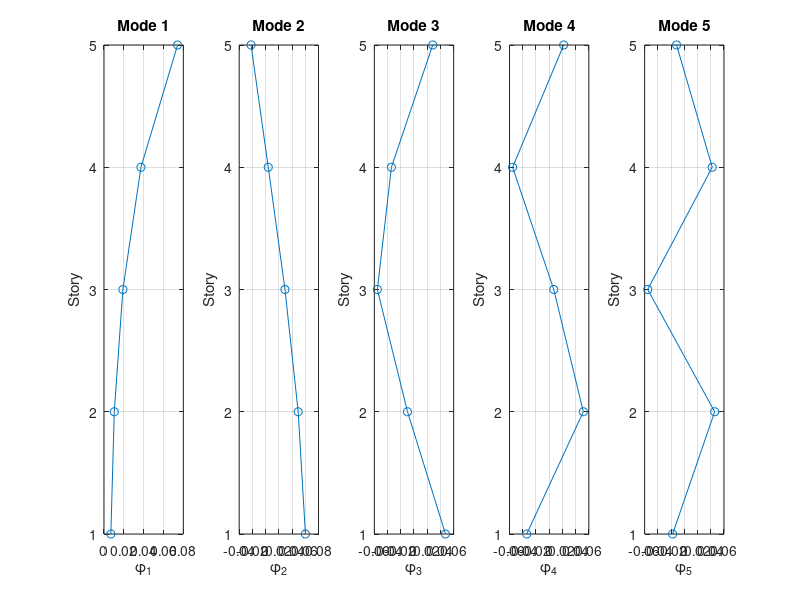
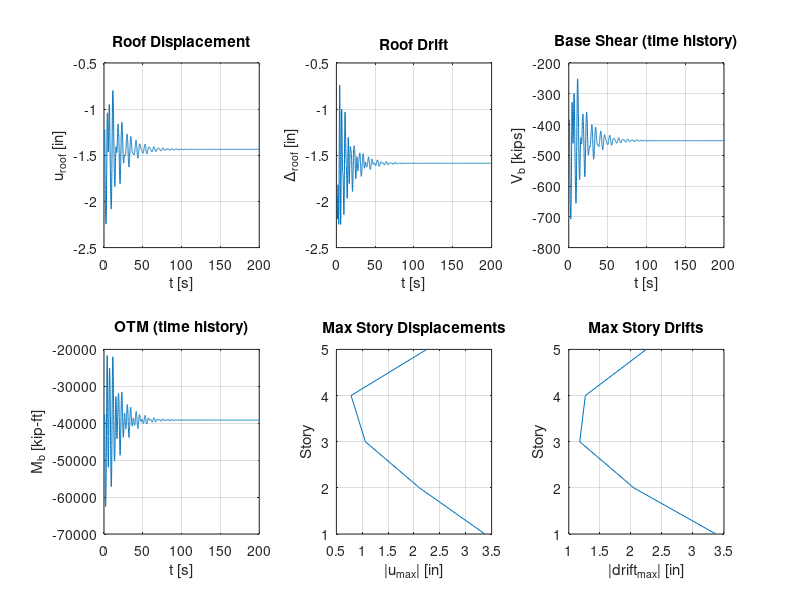
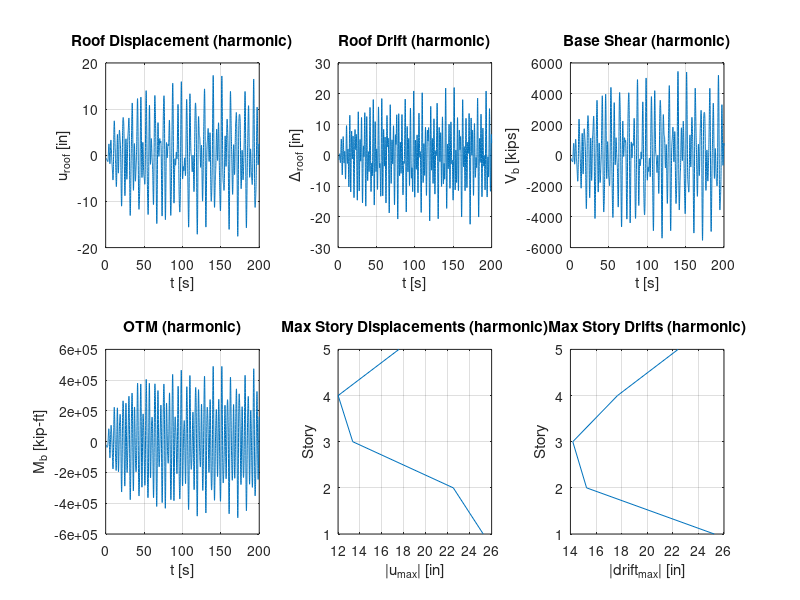

Here is the MATLAB script that generated these plots, in order: (Note: this script raises an error after producing the figures.)
%% Amir Yarmohamadi 9411182
%   MATLAB script for 5-DOF shear building modal analysis
% - Builds M and K
% - Eigen-solution, modal properties, Rayleigh damping
% - Step-force and harmonic-force modal time histories
% - Base shear / overturning moment / drifts
% - El-Centro response history (modal superposition, central difference–style)
% - Response spectrum–style envelope (using max modal responses)
clc; clear; close all;

%% ---------------------------
%% Parameters
K    = 315;         % Story stiffness [kips/in]
M    = 135;         % Lumped floor mass [kips]
zeta = 0.03;        % Target modal damping ratio for Rayleigh construction (approx.)
h    = [12 24 36 48 60]; % Floor elevations [ft] (for resultants like overturning)
H    = 1:5;         % Story numbers for plotting (y-axis)

nDOF = 5;

%% ---------------------------
%% Assemble stiffness and mass matrices
k = zeros(nDOF);    % 5x5 stiffness
m = zeros(nDOF);    % 5x5 mass

% Tridiagonal shear-building stiffness (fixed base)
for o = 1:(nDOF-1)
    k(o,  o)   = k(o,  o)   + 2*K;
    k(o,  o+1) = k(o,  o+1) - K;
    k(o+1,o)   = k(o+1,o)   - K;
    k(o+1,o+1) = k(o+1,o+1) + K;
end

% Lumped mass on each floor
for i = 1:nDOF
    m(i,i) = M;
end

%% ---------------------------
%% Eigen-solution (generalized)
[phi, w] = eig(k, m);   % k*phi = w*m*phi
W  = diag(w);           % squared circular frequencies
Wn = sqrt(W);           % circular frequencies [rad/s]

% Mode shape columns
phi1 = phi(:,1); phi2 = phi(:,2); phi3 = phi(:,3); phi4 = phi(:,4); phi5 = phi(:,5);

% Frequencies and periods
Frequency = zeros(1,nDOF);
Period    = zeros(1,nDOF);
for i = 1:nDOF
    Frequency(i) = Wn(i)/(2*pi); % [Hz]
    Period(i)    = 1/Frequency(i);
end

%% ---------------------------
%% Rayleigh damping matrix (using modes 1 and 3 as targets)
a0 = 2*zeta * ((2*Wn(1)*Wn(3))/(Wn(1)+Wn(3))); % mass-proportional coeff
a1 = 2*zeta * (1/(Wn(1)+Wn(3)));               % stiffness-proportional coeff

zeta_i = zeros(1,nDOF); % effective modal damping ratios from Rayleigh C
for i = 1:nDOF
    zeta_i(i) = (a0/(2*Wn(i))) + (a1*Wn(i))/2;
end

c = a0.*m + a1.*k; % Rayleigh damping matrix

%% ---------------------------
%% Display basics
disp('***** Answers of Problems 1 & 2 *****');
disp('M =');  disp(m);
disp('K =');  disp(k);
disp('C =');  disp(c);
disp('Wn (rad/s) ='); disp(Wn');
disp('Modal damping ratios from Rayleigh (zeta_i) ='); disp(zeta_i);
disp('Mode shapes (phi) ='); disp(phi);

%% ---------------------------
%% Plot mode shapes vs story index
figure(1);
for i = 1:nDOF
    subplot(1,nDOF,i);
    plot(phi(:,i), H, '-o'); grid on;
    xlabel(['\phi_',num2str(i)]); ylabel('Story');
    title(['Mode ',num2str(i)]);
end

%% ================================================================
%% MODAL ANALYSIS for step force
%% ================================================================
% Step load vector [kips] (example pattern)
pt = [1000 0 0 500 -500]'; % step applied at t>=0

% Generalized modal quantities
MM = zeros(1,nDOF); KK = zeros(1,nDOF); Pt = zeros(1,nDOF); Wd = zeros(1,nDOF);
for i=1:nDOF
    MM(i) = phi(:,i)'*m*phi(:,i);    % generalized mass
    KK(i) = phi(:,i)'*k*phi(:,i);    % generalized stiffness
    Pt(i) = phi(:,i)'*pt;            % generalized force (step magnitude)
    Wd(i) = Wn(i)*sqrt(1 - zeta_i(i)^2); % damped circular frequency
end

% Time vector
t = 1:0.05:200; % 3981 samples

% Modal coordinates for unit step response under modal force Pt(i)
q = zeros(nDOF, numel(t));
for i=1:nDOF
    q(i,:) = (Pt(i)/KK(i)) * ( 1 ...
              - exp(-zeta_i(i)*Wn(i)*t) .* ( cos(Wd(i)*t) ...
              + (zeta_i(i)/sqrt(1 - zeta_i(i)^2)) .* sin(Wd(i)*t) ) );
end

% Physical displacements (superposition)
Ut = phi(:,1)*q(1,:) + phi(:,2)*q(2,:) + phi(:,3)*q(3,:) + phi(:,4)*q(4,:) + phi(:,5)*q(5,:);

% Story drifts time-history (absolute differences of floors)
Drift1 = Ut(1,:);
Drift2 = Ut(2,:) - Ut(1,:);
Drift3 = Ut(3,:) - Ut(2,:);
Drift4 = Ut(4,:) - Ut(3,:);
Drift5 = Ut(5,:) - Ut(4,:);

driftt    = [Drift1;Drift2;Drift3;Drift4;Drift5];
driftmax  = [max(abs(Drift1));max(abs(Drift2));max(abs(Drift3));max(abs(Drift4));max(abs(Drift5))];

% Base shear and overturning moment (K times drift approximates story shear in shear model)
vb  = zeros(nDOF, numel(t));
for i=1:nDOF
    vb(i,:) = K .* driftt(i,:);
end
Vb = sum(vb, 1);           % base shear time history (sum of story shears)
mb = zeros(nDOF, numel(t));
for i=1:nDOF
    mb(i,:) = h(i) .* vb(i,:);
end
Mb = sum(mb, 1);           % overturning moment time history

% Max responses
maxU = zeros(1,nDOF);
for i=1:nDOF
    maxU(i) = max(abs(Ut(i,:)));
end
V  = driftmax(:) * K;      % peak story shear from peak drift
Vtotal_step = sum(V);      % base shear envelope (sum of peak story shears)
mm = zeros(1,nDOF);
for i=1:nDOF
    mm(i) = V(i) * h(i);
end
Mtotal_step = sum(mm);     % overturning moment envelope

disp('****** Answers of Problem 3 (Step Force) ******');
disp('Roof displacement time-history Ut(5,:):'); disp(Ut(5,:));
disp('Roof drift time-history Drift5:');         disp(Drift5);
disp('Base shear time-history Vb:');              disp(Vb);
disp('Overturning moment time-history Mb:');      disp(Mb);
disp('Base shear envelope (sum of peak story shears):'); disp(Vtotal_step);
disp('OTM envelope (sum(V_i*h_i)) :');                        disp(Mtotal_step);

figure(2)
subplot(2,3,1); plot(t, Ut(5,:));    grid on; xlabel('t [s]'); ylabel('u_{roof} [in]'); title('Roof Displacement');
subplot(2,3,2); plot(t, Drift5);     grid on; xlabel('t [s]'); ylabel('\Delta_{roof} [in]'); title('Roof Drift');
subplot(2,3,3); plot(t, Vb);         grid on; xlabel('t [s]'); ylabel('V_b [kips]'); title('Base Shear (time history)');
subplot(2,3,4); plot(t, Mb);         grid on; xlabel('t [s]'); ylabel('M_b [kip-ft]'); title('OTM (time history)');
subplot(2,3,5); plot(abs(maxU), H);  grid on; xlabel('|u_{max}| [in]'); ylabel('Story'); title('Max Story Displacements');
subplot(2,3,6); plot(abs(driftmax),H); grid on; xlabel('|drift_{max}| [in]'); ylabel('Story'); title('Max Story Drifts');

%% ================================================================
%% MODAL ANALYSIS for harmonic force (example P0 and excitation)
%% ================================================================
p0t = [1000 0 0 500 -500]; % harmonic force amplitude vector [kips]
Ptt = zeros(1,nDOF);
for i=1:nDOF
    Ptt(i) = phi(:,i)' * p0t';
end

% NOTE: The original code used a closed-form transient for harmonic start.
% Keeping the same formula the user provided.
qq = zeros(nDOF, numel(t));
for i=1:nDOF
    qq(i,:) = (Ptt(i)/KK(i)) * (1/(2*zeta_i(i))) * ...
              ( exp(-zeta_i(i)*Wn(i)*t) .* ( cos(Wd(i)*t) + (zeta_i(i)/sqrt(1-zeta_i(i)^2))*sin(Wd(i)*t) ) ...
                - cos(Wn(i)*t) );
end

Utt = phi(:,1)*qq(1,:) + phi(:,2)*qq(2,:) + phi(:,3)*qq(3,:) + phi(:,4)*qq(4,:) + phi(:,5)*qq(5,:);

% Drifts for harmonic case
Drifft1 = Utt(1,:);
Drifft2 = Utt(2,:) - Utt(1,:);
Drifft3 = Utt(3,:) - Utt(2,:);
Drifft4 = Utt(4,:) - Utt(3,:);
Drifft5 = Utt(5,:) - Utt(4,:);

drifttt   = [Drifft1;Drifft2;Drifft3;Drifft4;Drifft5];
drifttmax = [max(abs(Drifft1));max(abs(Drifft2));max(abs(Drifft3));max(abs(Drifft4));max(abs(Drifft5))];

vbb = zeros(nDOF, numel(t));
for i=1:nDOF
    vbb(i,:) = K .* drifttt(i,:);
end
Vbb = sum(vbb,1);
Vtotal_env_harmonic = max(Vbb);  %#ok<NASGU> % peak base shear over time (not used later)

mbb = zeros(nDOF, numel(t));
for i=1:nDOF
    mbb(i,:) = h(i) .* vbb(i,:);
end
Mbb = sum(mbb,1);

maxxU = zeros(1,nDOF);
for i=1:nDOF
    maxxU(i) = max(abs(Utt(i,:)));
end

Vv      = drifttmax(:) * K;
Vtotal  = sum(Vv);       % envelope base shear from peak story drifts
mmm     = zeros(1,nDOF);
for i=1:nDOF
    mmm(i) = Vv(i) * h(i);
end
Mmm = sum(mmm);

disp('****** Answers of Problem 4 (Harmonic) ******');
disp('Roof displacement time-history Utt(5,:):'); disp(Utt(5,:));
disp('Roof drift time-history Drifft5:');         disp(Drifft5);
disp('Base shear time-history Vbb:');              disp(Vbb);
disp('OTM time-history Mbb:');                    disp(Mbb);
disp('Base shear envelope (sum of peak story shears):'); disp(Vtotal);
disp('OTM envelope (sum(V_i*h_i)) :');                        disp(Mmm);

figure(3)
subplot(2,3,1); plot(t, Utt(5,:));    grid on; xlabel('t [s]'); ylabel('u_{roof} [in]'); title('Roof Displacement (harmonic)');
subplot(2,3,2); plot(t, Drifft5);     grid on; xlabel('t [s]'); ylabel('\Delta_{roof} [in]'); title('Roof Drift (harmonic)');
subplot(2,3,3); plot(t, Vbb);         grid on; xlabel('t [s]'); ylabel('V_b [kips]'); title('Base Shear (harmonic)');
subplot(2,3,4); plot(t, Mbb);         grid on; xlabel('t [s]'); ylabel('M_b [kip-ft]'); title('OTM (harmonic)');
subplot(2,3,5); plot(abs(maxxU), H);  grid on; xlabel('|u_{max}| [in]'); ylabel('Story'); title('Max Story Displacements (harmonic)');
subplot(2,3,6); plot(abs(drifttmax),H); grid on; xlabel('|drift_{max}| [in]'); ylabel('Story'); title('Max Story Drifts (harmonic)');

%% ================================================================
%% Response History Analysis for El-Centro (PGA scaling 0.65g)
%% ================================================================
% Modal participation factors and effective heights
Mn = zeros(1,nDOF);
Mn(1) = M*(phi1(1)^2 + phi1(2)^2 + phi1(3)^2 + phi1(4)^2 + phi1(5)^2);
Mn(2) = M*(phi2(1)^2 + phi2(2)^2 + phi2(3)^2 + phi2(4)^2 + phi2(5)^2);
Mn(3) = M*(phi3(1)^2 + phi3(2)^2 + phi3(3)^2 + phi3(4)^2 + phi3(5)^2);
Mn(4) = M*(phi4(1)^2 + phi4(2)^2 + phi4(3)^2 + phi4(4)^2 + phi4(5)^2);
Mn(5) = M*(phi5(1)^2 + phi5(2)^2 + phi5(3)^2 + phi5(4)^2 + phi5(5)^2);

Lh = zeros(1,nDOF);
Lh(1) = M*(phi1(1)+phi1(2)+phi1(3)+phi1(4)+phi1(5));
Lh(2) = M*(phi2(1)+phi2(2)+phi2(3)+phi2(4)+phi2(5));
Lh(3) = M*(phi3(1)+phi3(2)+phi3(3)+phi3(4)+phi3(5));
Lh(4) = M*(phi4(1)+phi4(2)+phi4(3)+phi4(4)+phi4(5));
Lh(5) = M*(phi5(1)+phi5(2)+phi5(3)+phi5(4)+phi5(5));

Gama = zeros(1,nDOF); % participation factors
for i=1:nDOF
    Gama(i) = Lh(i)/Mn(i);
end
disp('Participation factors (Gamma):'); disp(Gama);

S = zeros(nDOF,nDOF); % modal influence vectors (mass*mode scaled by Gamma)
for i=1:nDOF
    S(:,i) = Gama(i) .* m * phi(:,i);
end

Lteta = zeros(1,nDOF); % moment arms for overturning
Lteta(1) = M*(h(1)*phi1(1)+h(2)*phi1(2)+h(3)*phi1(3)+h(4)*phi1(4)+h(5)*phi1(5));
Lteta(2) = M*(h(1)*phi2(1)+h(2)*phi2(2)+h(3)*phi2(3)+h(4)*phi2(4)+h(5)*phi2(5));
Lteta(3) = M*(h(1)*phi3(1)+h(2)*phi3(2)+h(3)*phi3(3)+h(4)*phi3(4)+h(5)*phi3(5));
Lteta(4) = M*(h(1)*phi4(1)+h(2)*phi4(2)+h(3)*phi4(3)+h(4)*phi4(4)+h(5)*phi4(5));
Lteta(5) = M*(h(1)*phi5(1)+h(2)*phi5(2)+h(3)*phi5(3)+h(4)*phi5(4)+h(5)*phi5(5));

Mstr = zeros(1,nDOF); % modal base shear factors
Hstr = zeros(1,nDOF); % effective modal heights
for i=1:nDOF
    Mstr(i) = Gama(i)*Lh(i);
    Hstr(i) = Lteta(i)/Lh(i);
end

%% ---------------------------
%% Response History (modal superposition via central-difference-like recursion)
tt       = 0:0.01:4;    % 401 samples
delta_t  = 0.01;
scalePGA = 0.65;        % scale factor

% Load ground acceleration record (column vector, units consistent with forcing model)
% Put the file next to this script, or adjust path accordingly.
% 'data' should be length >= 401 for this section.
data = load('elcentro.txt'); % <-- place your acceleration record here

% Mode 1
C1     = 2*Wn(1)*MM(1)*zeta_i(1);
U1     = zeros(1, numel(tt)); U1(1) = 0;
K_hat1 = (MM(1)/(delta_t^2)) + (C1/(2*delta_t));
a11    = (MM(1)/delta_t^2) - (C1/(2*delta_t));
b1     = KK(1) - (2*MM(1)/(delta_t^2));
p      = data(:)' * MM(1);    % modal force proportional to ground acc. * modal mass
p_hat1 = zeros(1, numel(tt)); p_hat1(1) = p(1);
U1(2)  = (p_hat1(1)/K_hat1)*scalePGA;
for i=2:400
    p_hat1(i) = p(i) - a11*U1(i-1) - b1*U1(i);
    U1(i+1)   = (p_hat1(i)/K_hat1)*scalePGA;
end

% Mode 2
C2     = 2*Wn(2)*MM(2)*zeta_i(2);
U2     = zeros(1, numel(tt)); U2(1) = 0;
K_hat2 = (MM(2)/(delta_t^2)) + (C2/(2*delta_t));
a2     = (MM(2)/delta_t^2) - (C2/(2*delta_t));
b2     = KK(2) - (2*MM(2)/(delta_t^2));
p2     = data(:)' * MM(2);
p_hat2 = zeros(1, numel(tt)); p_hat2(1) = p2(1);
U2(2)  = (p_hat2(1)/K_hat2)*scalePGA;
for i=2:400
    p_hat2(i) = p2(i) - a2*U2(i-1) - b2*U2(i);
    U2(i+1)   = (p_hat2(i)/K_hat2)*scalePGA;
end

% Mode 3
C3     = 2*Wn(3)*MM(3)*zeta_i(3);
U3     = zeros(1, numel(tt)); U3(1) = 0;
K_hat3 = (MM(3)/(delta_t^2)) + (C3/(2*delta_t));
a3     = (MM(3)/delta_t^2) - (C3/(2*delta_t));
b3     = KK(3) - (2*MM(3)/(delta_t^2));
p3     = data(:)' * MM(3);
p_hat3 = zeros(1, numel(tt)); p_hat3(1) = p3(1);
U3(2)  = (p_hat3(1)/K_hat3)*scalePGA;
for i=2:400
    p_hat3(i) = p3(i) - a3*U3(i-1) - b3*U3(i);
    U3(i+1)   = (p_hat3(i)/K_hat3)*scalePGA;
end

% Mode 4
C4     = 2*Wn(4)*MM(4)*zeta_i(4);
U4     = zeros(1, numel(tt)); U4(1) = 0;
K_hat4 = (MM(4)/(delta_t^2)) + (C4/(2*delta_t));
a4     = (MM(4)/delta_t^2) - (C4/(2*delta_t));
b4     = KK(4) - (2*MM(4)/(delta_t^2));
p4     = data(:)' * MM(4);
p_hat4 = zeros(1, numel(tt)); p_hat4(1) = p4(1);
U4(2)  = (p_hat4(1)/K_hat4)*scalePGA;
for i=2:400
    p_hat4(i) = p4(i) - a4*U4(i-1) - b4*U4(i);
    U4(i+1)   = (p_hat4(i)/K_hat4)*scalePGA;
end

% Mode 5
C5     = 2*Wn(5)*MM(5)*zeta_i(5);
U5     = zeros(1, numel(tt)); U5(1) = 0;
K_hat5 = (MM(5)/(delta_t^2)) + (C5/(2*delta_t));
a5     = (MM(5)/delta_t^2) - (C5/(2*delta_t));
b5     = KK(5) - (2*MM(5)/(delta_t^2));
p5     = data(:)' * MM(5);
p_hat5 = zeros(1, numel(tt)); p_hat5(1) = p5(1);
U5(2)  = (p_hat5(1)/K_hat5)*scalePGA;
for i=2:400
    p_hat5(i) = p5(i) - a5*U5(i-1) - b5*U5(i);
    U5(i+1)   = (p_hat5(i)/K_hat5)*scalePGA;
end

U = [U1;U2;U3;U4;U5];
A = zeros(nDOF, numel(tt)); % modal accelerations
for i=1:nDOF
    A(i,:) = (Wn(i))^2 .* U(i,:);
end

%% ---------------------------
%% Compute responses from modal combination (El-Centro)
Xtt = zeros(nDOF,nDOF);   % shape factors for displacement reconstruction
for i=1:nDOF
    Xtt(:,i) = Gama(i) .* phi(:,i);
end

% Story displacement time histories via modal superposition:
X = zeros(nDOF, numel(tt));
for i=1:nDOF
    % X(i,:) = sum_j Xtt(i,j)*U(j,:)
    X(i,:) = Xtt(i,1).*U(1,:) + Xtt(i,2).*U(2,:) + Xtt(i,3).*U(3,:) ...
           + Xtt(i,4).*U(4,:) + Xtt(i,5).*U(5,:);
end

Xmax = zeros(1,nDOF);
for i=1:nDOF
    Xmax(i) = max(abs(X(i,:)));
end

% Alternative reconstruction using influence form:
U_st = zeros(nDOF,nDOF);
for i=1:nDOF
    U_st(:,i) = (Gama(i)/Wn(i)^2) .* phi(:,i);
end
Uroof_m1 = U_st(:,1)*A(1,:); % all-story contributions from mode 1 etc.
Uroof_m2 = U_st(:,2)*A(2,:);
Uroof_m3 = U_st(:,3)*A(3,:);
Uroof_m4 = U_st(:,4)*A(4,:);
Uroof_m5 = U_st(:,5)*A(5,:);

% Base shear & OTM from modal accelerations
Vbbb = zeros(nDOF, numel(tt));
for i=1:nDOF
    Vbbb(i,:) = Mstr(i) * A(i,:); % modal base shear time history
end
VB    = sum(Vbbb, 1);
VBmax = max(abs(VB));

Mbbb = zeros(nDOF, numel(tt));
for i=1:nDOF
    Mbbb(i,:) = Hstr(i) * Mstr(i) * A(i,:);
end
MB    = sum(Mbbb, 1);
MBmax = max(abs(MB));

% Interstory drift influence matrix (user-provided; fixed typos)
phidelta = [ 0.0146 -0.0392  0.0514  0.0472 -0.0281;
             0.0135 -0.0122 -0.0386  0.0864  0.0753;
             0.0111  0.0233  0.0618  0.0246  0.0986;
             0.0800  0.0427  0.0191  0.0660  0.0906;
             0.0420  0.0326  0.0673 -0.0795  0.0538 ];

drift_st = zeros(nDOF,nDOF);
for i=1:nDOF
    drift_st(i,:) = (Gama(i)/Wn(i)^2) .* phidelta(i,:);
end
Droof_m1 = drift_st(:,1)*A(1,:);
Droof_m2 = drift_st(:,2)*A(2,:);
Droof_m3 = drift_st(:,3)*A(3,:);
Droof_m4 = drift_st(:,4)*A(4,:);
Droof_m5 = drift_st(:,5)*A(5,:);
Droof    = Droof_m1 + Droof_m2 + Droof_m3 + Droof_m4 + Droof_m5;

Droofmax = zeros(1,nDOF);
for i=1:nDOF
    Droofmax(i) = max(abs(Droof(i,:)));
end

disp('****** Answers of Problem 5 (El-Centro time history) ******');
disp('Roof displacement X(5,:):'); disp(X(5,:));
disp('Roof drift Droof(5,:):');   disp(Droof(5,:));
disp('Base shear VB (time history):'); disp(VB);
disp('OTM MB (time history):');       disp(MB);
disp('Base shear envelope (|VB|_max):'); disp(VBmax);
disp('OTM envelope (|MB|_max):');       disp(MBmax);

figure(4)
subplot(2,3,1); plot(tt, X(5,:));    grid on; xlabel('t [s]'); ylabel('u_{roof} [in]'); title('Roof Disp (El-Centro)');
subplot(2,3,2); plot(tt, Droof(5,:));grid on; xlabel('t [s]'); ylabel('\Delta_{roof} [in]'); title('Roof Drift (El-Centro)');
subplot(2,3,3); plot(tt, VB);        grid on; xlabel('t [s]'); ylabel('V_b [kips]'); title('Base Shear (El-Centro)');
subplot(2,3,4); plot(tt, MB);        grid on; xlabel('t [s]'); ylabel('M_b [kip-ft]'); title('OTM (El-Centro)');
subplot(2,3,5); plot(abs(Xmax), H);  grid on; xlabel('|u_{max}| [in]'); ylabel('Story'); title('Max Story Disp (El-Centro)');
subplot(2,3,6); plot(abs(Droofmax),H); grid on; xlabel('|drift_{max}| [in]'); ylabel('Story'); title('Max Story Drift (El-Centro)');

%% ================================================================
%% Response Spectrum–style envelopes using max |U| and |A|
%% ================================================================
Umax = zeros(1,nDOF);
Amax = zeros(1,nDOF);
for i=1:nDOF
    Umax(i) = max(abs(U(i,:)));
    Amax(i) = max(abs(A(i,:)));
end

% Displacement envelope by summing modal contributions of max values
Xx = zeros(1,nDOF);
for i=1:nDOF
    Xx(i) = Xtt(i,1)*Umax(1) + Xtt(i,2)*Umax(2) + Xtt(i,3)*Umax(3) ...
          + Xtt(i,4)*Umax(4) + Xtt(i,5)*Umax(5);
end

% Base shear and OTM envelopes from peak modal accelerations
Vbbbb = zeros(1,nDOF);
Mbbbb = zeros(1,nDOF);
for i=1:nDOF
    Vbbbb(i) = Mstr(i)*Amax(i);
    Mbbbb(i) = Hstr(i)*Mstr(i)*Amax(i);
end
VBB = sum(Vbbbb);
MBB = sum(Mbbbb);

Ddroof_m1 = drift_st(:,1)*Amax(1);
Ddroof_m2 = drift_st(:,2)*Amax(2);
Ddroof_m3 = drift_st(:,3)*Amax(3);
Ddroof_m4 = drift_st(:,4)*Amax(4);
Ddroof_m5 = drift_st(:,5)*Amax(5);
Drooof    = Ddroof_m1 + Ddroof_m2 + Ddroof_m3 + Ddroof_m4 + Ddroof_m5;

disp('****** Answers of Problem 6 (Envelope) ******');
disp('Base shear envelope VBB:'); disp(VBB);
disp('OTM envelope MBB:');       disp(MBB);
disp('Story drift envelope (vector Drooof):'); disp(Drooof);

figure(5)
subplot(1,2,1); plot(abs(Xx), H);     grid on; xlabel('|u_{env}| [in]'); ylabel('Story'); title('Max Story Disp (Envelope)');
subplot(1,2,2); plot(abs(Drooof), H); grid on; xlabel('|drift_{env}| [in]'); ylabel('Story'); title('Max Story Drift (Envelope)');

%% ---------------------------
%% Problem 7 (reporting modal effective mass & height)
disp('****** Answers of Problem 7 ******');
disp('Modal base shear factors (Mstr):'); disp(Mstr);
disp('Effective modal heights (Hstr):');  disp(Hstr);